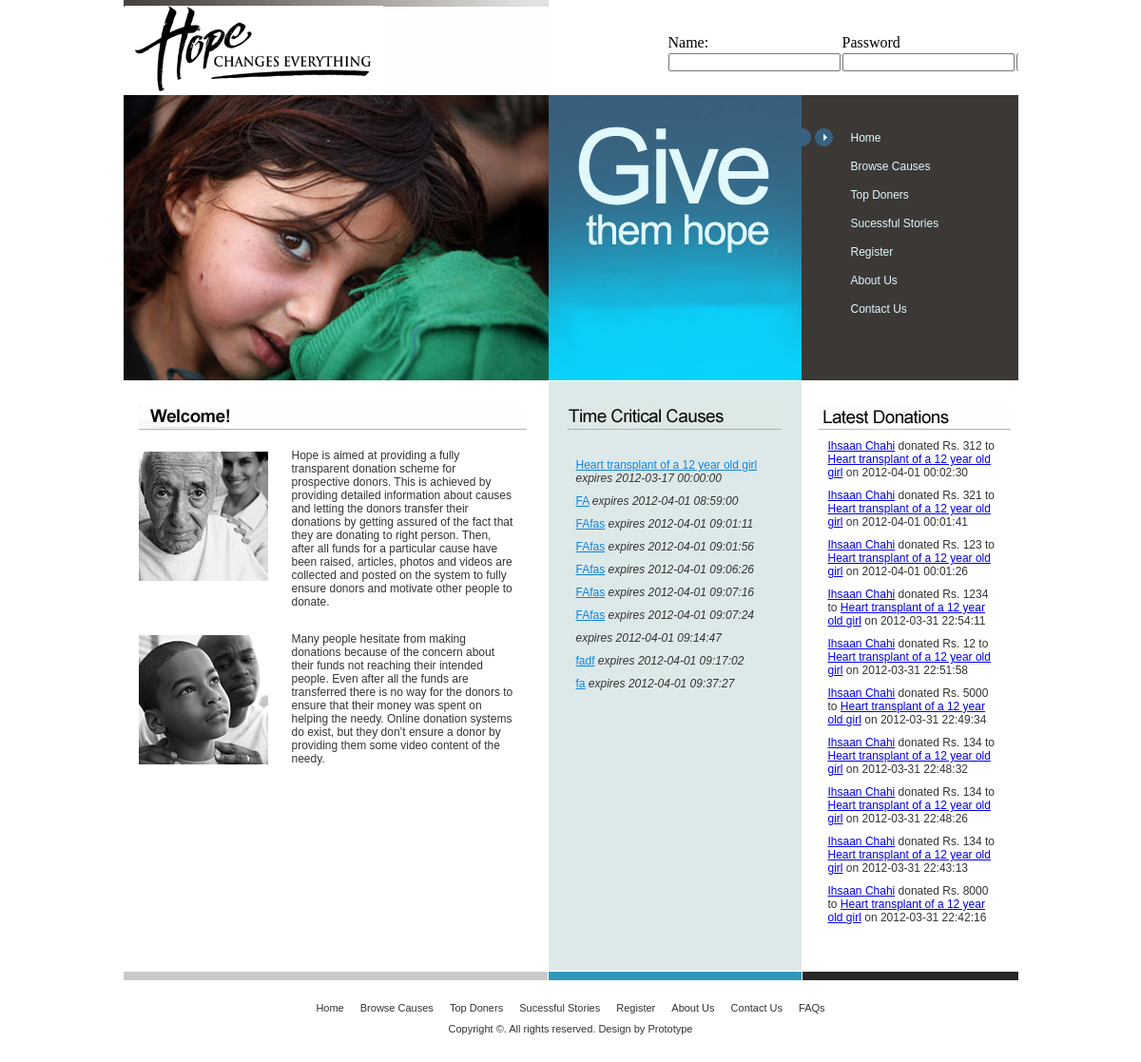
The page / on the database its author committed.
### tables this page shows
CREATE TABLE `causes` (
  `CauseID` int(11) NOT NULL AUTO_INCREMENT,
  `CatagoryID` int(11) DEFAULT NULL,
  `Title` varchar(500) DEFAULT NULL,
  `Description` varchar(1000) DEFAULT NULL,
  `Date` datetime DEFAULT NULL,
  `ExpireDate` datetime DEFAULT NULL,
  PRIMARY KEY (`CauseID`)
);

CREATE TABLE `donations` (
  `DonationID` int(11) NOT NULL AUTO_INCREMENT,
  `CauseID` int(11) DEFAULT NULL,
  `PaymentDetailID` int(11) DEFAULT NULL,
  `Amount` int(11) DEFAULT NULL,
  `Date` datetime DEFAULT NULL,
  PRIMARY KEY (`DonationID`)
);

CREATE TABLE `persons` (
  `PersonID` int(11) NOT NULL AUTO_INCREMENT,
  `LocationID` int(11) DEFAULT NULL,
  `FirstName` varchar(45) DEFAULT NULL,
  `LastName` varchar(45) DEFAULT NULL,
  `ContactNo` varchar(45) DEFAULT NULL,
  `Sex` varchar(45) DEFAULT NULL,
  `DOB` datetime DEFAULT NULL,
  `NIC` varchar(45) DEFAULT NULL,
  PRIMARY KEY (`PersonID`)
);

### html/index.php (the view, shortened to what this page needs)
<!DOCTYPE HTML PUBLIC "-//W3C//DTD HTML 4.01 Transitional//EN"
"http://www.w3.org/TR/html4/loose.dtd">
<html>
<head>
<link rel="stylesheet" type="text/css" href="style.css" />
</head>
<body>
	<div id="header">
		<div style="border:solid 0px;height:100px;width:500px;">
		<img src="images/top.gif" alt="setalpm" border="0" usemap="#Map" />
		</div>
		<div style="Border:solid 0px;float:right;height:100px;width:370px;margin-top:-102px;margin-left:500px;">
		<br />
		<br />
		<?php
		if (isset($_COOKIE['DonarID']))
			{
			$q = "select FirstName from persons where PersonID = ".$_COOKIE['DonarID'];
			$name = mysql_fetch_array(mysql_query($q));
			echo 'Welcome: '.$name[0] ;
			echo "<br />";
			echo "<a href='signout.php'>Sign Out!</a>";
			}
			else
			{
		?>
		<form method="post" action="login.php">
		<table>
		<tr><td>Name:</td><td>Password</td></tr>
		<tr>
		<td><input type="text" name="txtuser" height="20"/></td>
<td>		<input type="password" name="txtpassword" /></td>
<td>		<input  type="submit" name="btnLogin" value="Login"/><br /></td>
		</tr>
		</table>
		</form>
		<?php
		}
		?>
		</div>
		<img src="images/photo.jpg" alt="" width="713" height="300" border="0" usemap="#Map" />
		<ul id="menu">
			<li><a href="index.php" class="but1_active">Home</a></li>
			<li><a href="Browse.php" class="but2">Browse Causes</a></li>
			<li><a href="topdonors.php" class="but3">Top Doners</a></li>
			<li><a href="index2.php" class="but4">Sucessful Stories</a></li>
			<li><a href="donorForm.php" class="but5">Register</a></li>
			<li><a href="AboutUs.php" class="but6">About Us</a></li>
			<li><a href="ContactUs.php" class="but7">Contact Us</a></li>
		</ul>
  	</div>
	<div id="wrapper" class="background">
		<div class="about">
			<img src="images/title1.gif" alt="" width="408" height="26" /><br />
			<div class="block">
				<img src="images/pic1.jpg" alt="" width="136" height="136" />
				<p>Hope is aimed at providing a fully transparent donation scheme for prospective donors. This is achieved by providing detailed information about causes and letting the donors transfer their donations by getting assured of the fact that they are donating to right person. Then, after all funds for a particular cause have been raised, articles, photos and videos are collected and posted on the system to fully ensure donors and motivate other people to donate.</p>
			</div>
			<div class="block">
				<img src="images/pic2.jpg" alt="" width="136" height="136" />
				<p>Many people hesitate from making donations because of the concern about their funds not reaching their intended people. Even after all the funds are transferred there is no way for the donors to ensure that their money was spent on helping the needy. Online donation systems do exist, but they don’t ensure a donor by providing them some video content of the needy.
				</p>
			</div>
		</div>
		<div class="news">
			<img src="images/title2.gif" alt="" width="226" height="26" /><br />
			<div class="item" >
			<?php
$topcauses = mysql_query("SELECT * FROM causes ORDER BY ExpireDate DESC LIMIT 0, 10");
$topdonations = mysql_query("SELECT persons.PersonID, persons.FirstName, persons.LastName, causes.CauseID, causes.Title, donations.Amount , donations.Date FROM donations, persons, causes, paymentdetails WHERE causes.CauseID = donations.CauseID And paymentdetails.PaymentDetailID = donations.PaymentDetailID And paymentdetails.DonorID=persons.PersonID ORDER BY donations.Date DESC LIMIT 0, 10");
?>
<table border="0" width="220px" cellspacing="10">
<?php
while($topcause = mysql_fetch_array($topcauses))
{
?>
<tr><td ><a href="cause.php?causeid=<?php echo $topcause['CauseID'] ?>"><?php echo $topcause['Title'] ?></a> <i> expires <?php echo $topcause['Date'] ?> </i></td></tr>
<?php
}
?>
</table>
			</div>
		</div>
		<div class="list" >
			<img src="images/title3.gif" alt="" width="202" height="26" /><br />
		<div >
<table border="0" cellspacing="10">
<?php
while($topdonation = mysql_fetch_array($topdonations))
{
?>
<tr><td><a href="donor.php?donorid=<?php echo $topdonation['PersonID'] ?>"><?php echo $topdonation['FirstName'] ?> <?php echo $topdonation['LastName'] ?></a> donated Rs. <?php echo $topdonation['Amount'] ?> to <a href="cause.php?causeid=<?php echo $topdonation['CauseID'] ?>" ><?php echo $topdonation['Title'] ?></a> on <?php echo $topdonation['Date'] ?>
<p><?php echo $topcause['Description'] ?></p></td></tr>
<?php
}
?>
</table>
		</div>
		</div>
	</div>
	<div id="footer">
		<ul class="navigation">
			<li><a href="index.php" >Home</a></li>
			<li><a href="Browse.php" >Browse Causes</a></li>
			<li><a href="topdonors.php" >Top Doners</a></li>
			<li><a href="index2.php" >Sucessful Stories</a></li>
			<li><a href="donorForm.php" >Register</a></li>
			<li><a href="AboutUs.php" >About Us</a></li>
			<li><a href="ContactUs.php" >Contact Us</a></li>
			<li><a href="FAQs.php" >FAQs</a></li>
		</ul>
		<p>Copyright &copy;. All rights reserved. Design by Prototype</p>
	</div>
</body>
</html>

### html/style.css (style rules this page uses)
* { margin:0px; padding:0px }
html { width:100%; height:100%; }
body { width:941px; height:100%; position:relative; margin:0 auto; }
html > body { height:auto; min-height:100%; }
#header { width:941px; overflow:hidden; }
#header img { float:left; }
#wrapper { padding:25px 0 135px 0; overflow:hidden; width:941px; border-top:1px solid #fff; font-family:Arial, Helvetica, sans-serif; font-size:12px; color:#333333; }
.background { background-image:url(images/bg.gif); background-position:top left; background-repeat:repeat-y; }
#footer { position:absolute; bottom:0px; width:941px; height:95px; border-top:1px solid #fff; background-image:url(images/footer_bg.gif); background-position:top left; background-repeat:no-repeat; background-color:#fff; font-family:Arial, Helvetica, sans-serif; font-size:11px; color:#323232; }
#menu { background-color:#3C3836; width:228px; height:270px; float:left; list-style-type:none; padding:30px 0 0 0; }
#menu li { float:left; }
#menu a { display:block; float:left; width:150px; background-position:left 5px; background-repeat:no-repeat; padding:0 0 0 52px; font-family:Arial, Helvetica, sans-serif; font-size:12px; color:#E1F8FD; text-decoration:none; line-height:30px; }
.but1:hover, .but1_active { background-image:url(images/but1.gif); }
.about { width:409px; float:left; padding:0 22px 0 16px; }
.block { padding:20px 0 5px 0; overflow:hidden; }
.block img { float:left; margin:3px 25px 0 0; }
.block p { display:block; float:left; width:236px; }
.news { padding:0 21px 0 19px; float:left; }
.item { padding:20px 0 0 0; }
.item a { color:#0F84DF; text-decoration:underline; }
.list { float:left; padding:0 0 0 18px; width:202px; }
.navigation { text-align:center; padding:32px 0 10px 0; }
.navigation li { display:inline; }
.navigation a { margin:0 7px; color:#323232; text-decoration:none }
#footer p { text-align:center }

### rows shown on the page
causes: Title "Heart transplant of a 12 year old girl", Date "2012-03-17 00:00:00"
causes: Title "FA", Date "2012-04-01 08:59:00"
causes: Title "FAfas", Date "2012-04-01 09:01:11"
causes: Title "FAfas", Date "2012-04-01 09:01:56"
causes: Title "FAfas", Date "2012-04-01 09:06:26"
causes: Title "FAfas", Date "2012-04-01 09:07:16"
causes: Title "FAfas", Date "2012-04-01 09:07:24"
causes: Date "2012-04-01 09:14:47"
causes: Title "fadf", Date "2012-04-01 09:17:02"
causes: Title "fa", Date "2012-04-01 09:37:27"
donations: persons.FirstName "Ihsaan", persons.LastName "Chahi", Amount "312", CauseID.Title "Heart transplant of a 12 year old girl", Date "2012-04-01 00:02:30"
donations: persons.FirstName "Ihsaan", persons.LastName "Chahi", Amount "321", CauseID.Title "Heart transplant of a 12 year old girl", Date "2012-04-01 00:01:41"
donations: persons.FirstName "Ihsaan", persons.LastName "Chahi", Amount "123", CauseID.Title "Heart transplant of a 12 year old girl", Date "2012-04-01 00:01:26"
donations: persons.FirstName "Ihsaan", persons.LastName "Chahi", Amount "1234", CauseID.Title "Heart transplant of a 12 year old girl", Date "2012-03-31 22:54:11"
donations: persons.FirstName "Ihsaan", persons.LastName "Chahi", Amount "12", CauseID.Title "Heart transplant of a 12 year old girl", Date "2012-03-31 22:51:58"
donations: persons.FirstName "Ihsaan", persons.LastName "Chahi", Amount "5000", CauseID.Title "Heart transplant of a 12 year old girl", Date "2012-03-31 22:49:34"
donations: persons.FirstName "Ihsaan", persons.LastName "Chahi", Amount "134", CauseID.Title "Heart transplant of a 12 year old girl", Date "2012-03-31 22:48:32"
donations: persons.FirstName "Ihsaan", persons.LastName "Chahi", Amount "134", CauseID.Title "Heart transplant of a 12 year old girl", Date "2012-03-31 22:48:26"
donations: persons.FirstName "Ihsaan", persons.LastName "Chahi", Amount "134", CauseID.Title "Heart transplant of a 12 year old girl", Date "2012-03-31 22:43:13"
donations: persons.FirstName "Ihsaan", persons.LastName "Chahi", Amount "8000", CauseID.Title "Heart transplant of a 12 year old girl", Date "2012-03-31 22:42:16"
